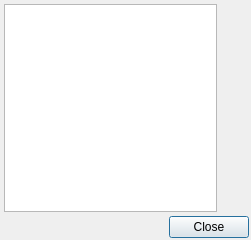
<?xml version="1.0" encoding="UTF-8"?>
<ui version="4.0">
 <class>EditTilesetsClass</class>
 <widget class="QDialog" name="EditTilesetsClass">
  <property name="geometry">
   <rect>
    <x>0</x>
    <y>0</y>
    <width>251</width>
    <height>240</height>
   </rect>
  </property>
  <property name="windowTitle">
   <string>Order Tilesets</string>
  </property>
  <layout class="QVBoxLayout" name="verticalLayout_2">
   <property name="spacing">
    <number>2</number>
   </property>
   <property name="leftMargin">
    <number>2</number>
   </property>
   <property name="topMargin">
    <number>2</number>
   </property>
   <property name="rightMargin">
    <number>2</number>
   </property>
   <property name="bottomMargin">
    <number>2</number>
   </property>
   <item>
    <widget class="QWidget" name="widget" native="true">
     <layout class="QHBoxLayout" name="horizontalLayout">
      <property name="spacing">
       <number>2</number>
      </property>
      <property name="leftMargin">
       <number>2</number>
      </property>
      <property name="topMargin">
       <number>2</number>
      </property>
      <property name="rightMargin">
       <number>2</number>
      </property>
      <property name="bottomMargin">
       <number>2</number>
      </property>
      <item>
       <widget class="QListView" name="listViewTilesets">
        <property name="editTriggers">
         <set>QAbstractItemView::EditTrigger::NoEditTriggers</set>
        </property>
       </widget>
      </item>
      <item>
       <widget class="QWidget" name="widget_2" native="true">
        <layout class="QVBoxLayout" name="verticalLayout">
         <property name="spacing">
          <number>2</number>
         </property>
         <property name="leftMargin">
          <number>2</number>
         </property>
         <property name="topMargin">
          <number>2</number>
         </property>
         <property name="rightMargin">
          <number>2</number>
         </property>
         <property name="bottomMargin">
          <number>2</number>
         </property>
         <item>
          <widget class="QToolButton" name="upButton">
           <property name="text">
            <string/>
           </property>
           <property name="icon">
            <iconset resource="../Resources/MainWindow.qrc">
             <normaloff>:/MainWindow/icons/tinycolor/icons8-up-16.png</normaloff>:/MainWindow/icons/tinycolor/icons8-up-16.png</iconset>
           </property>
           <property name="autoRaise">
            <bool>true</bool>
           </property>
          </widget>
         </item>
         <item>
          <widget class="QToolButton" name="downButton">
           <property name="text">
            <string/>
           </property>
           <property name="icon">
            <iconset resource="../Resources/MainWindow.qrc">
             <normaloff>:/MainWindow/icons/tinycolor/icons8-down-16.png</normaloff>:/MainWindow/icons/tinycolor/icons8-down-16.png</iconset>
           </property>
           <property name="autoRaise">
            <bool>true</bool>
           </property>
          </widget>
         </item>
         <item>
          <spacer name="verticalSpacer">
           <property name="orientation">
            <enum>Qt::Orientation::Vertical</enum>
           </property>
           <property name="sizeHint" stdset="0">
            <size>
             <width>20</width>
             <height>40</height>
            </size>
           </property>
          </spacer>
         </item>
        </layout>
       </widget>
      </item>
     </layout>
    </widget>
   </item>
   <item>
    <widget class="QDialogButtonBox" name="buttonBox">
     <property name="standardButtons">
      <set>QDialogButtonBox::StandardButton::Close</set>
     </property>
    </widget>
   </item>
  </layout>
 </widget>
 <layoutdefault spacing="6" margin="11"/>
 <resources>
  <include location="../Resources/MainWindow.qrc"/>
 </resources>
 <connections>
  <connection>
   <sender>buttonBox</sender>
   <signal>rejected()</signal>
   <receiver>EditTilesetsClass</receiver>
   <slot>accept()</slot>
   <hints>
    <hint type="sourcelabel">
     <x>150</x>
     <y>223</y>
    </hint>
    <hint type="destinationlabel">
     <x>150</x>
     <y>122</y>
    </hint>
   </hints>
  </connection>
 </connections>
</ui>
